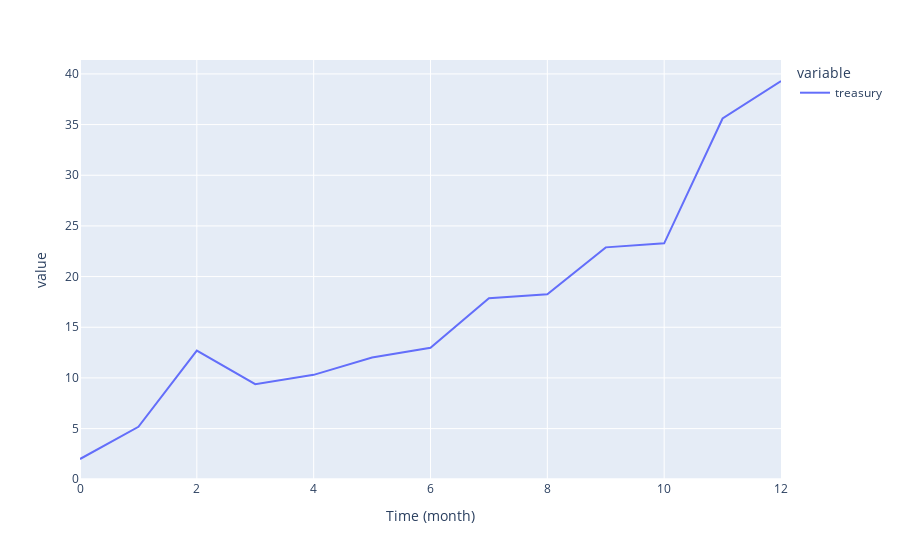

The notebook cell saved with this chart:
### Markdown cell above
## story 3: a dao with big growth

### Code cell
costmodel = {'curvetype':'noisy_logistic','maximum':50,'speed':1+np.random.rand()*.4,'start':8,'midpoint':12,'noise':2}
incomemodel = {'curvetype':'noisy_logistic','maximum':60+np.random.randint(6),'speed':.9,'start':4,'midpoint':12,'noise':2}
daotreasury = 2 # initial treasury for every dao

# start simulation
Nstep = 12
var_df = runsimu(Nstep,daotreasury,{'costmodel':costmodel,'incomemodel':incomemodel,'fundmodel':fundmodel})
px.line(var_df,y=['treasury'])

### Figure 1 — Plotly figure (JSON) as saved in the notebook; plotly's stock layout.template omitted (floating-point values rounded to 4 significant figures)
{"data": [{"hovertemplate": "variable=treasury<br>Time (month)=%{x}<br>value=%{y}<extra></extra>", "legendgroup": "treasury", "line": {"color": "#636efa", "dash": "solid"}, "mode": "lines", "name": "treasury", "orientation": "v", "showlegend": true, "type": "scatter", "x": [0, 1, 2, 3, 4, 5, 6, 7, 8, 9, 10, 11, 12], "xaxis": "x", "y": [2, 5.18, 12.7, 9.381, 10.3, 12.02, 12.98, 17.85, 18.26, 22.89, 23.28, 35.6, 39.3], "yaxis": "y"}], "layout": {"legend": {"title": {"text": "variable"}, "tracegroupgap": 0}, "margin": {"t": 60}, "xaxis": {"anchor": "y", "domain": [0, 1], "title": {"text": "Time (month)"}}, "yaxis": {"anchor": "x", "domain": [0, 1], "title": {"text": "value"}}}}
